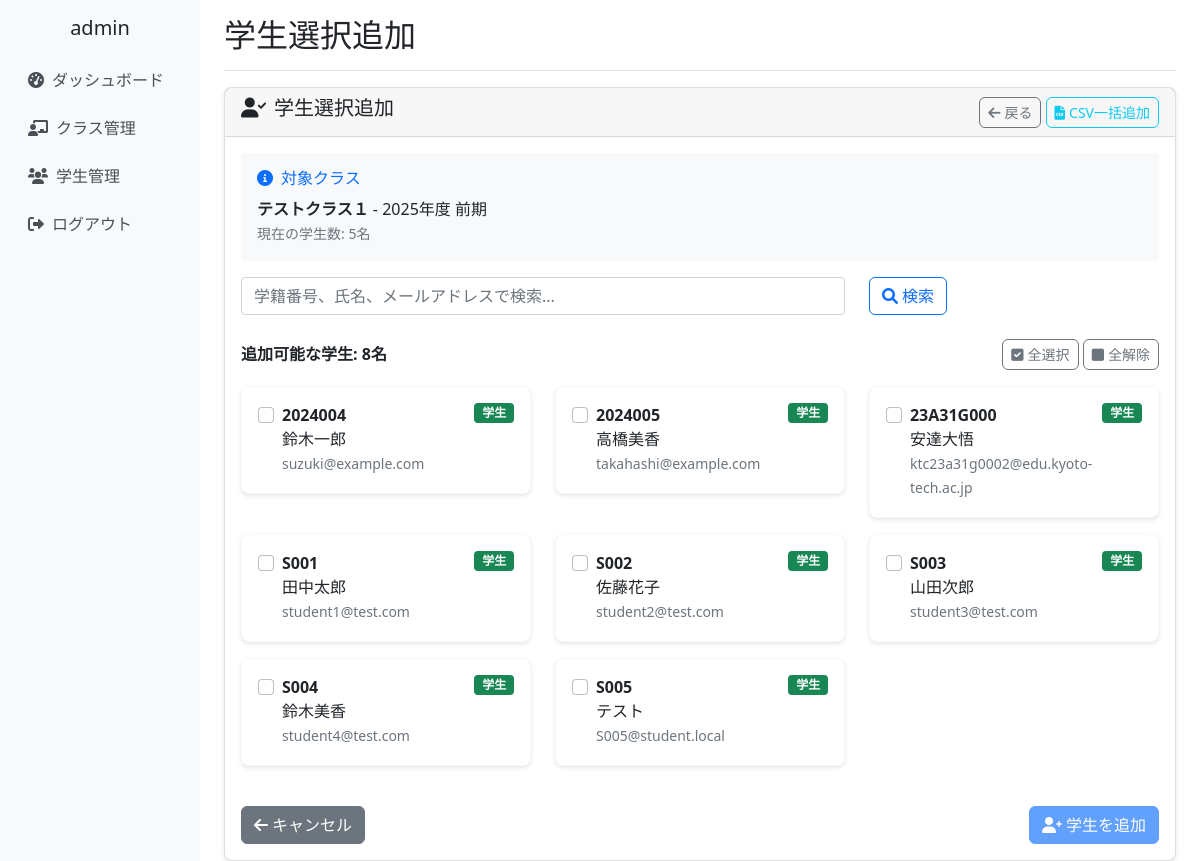
The app's page /classes/3/students/select/ (signed in) with its own data.
### school_management/models.py (models this page shows, shortened)
class CustomUser(AbstractUser):
    ROLE_CHOICES = [
        ('admin', '管理者'),
        ('teacher', '教員'),
        ('student', '学生'),
    ]
    username = None  # usernameフィールドを無効化
    email = models.EmailField(unique=True, null=True, blank=True)
    full_name = models.CharField(max_length=100, verbose_name='氏名')
    furigana = models.CharField(max_length=100, blank=True, verbose_name='ふりがな')
    points = models.IntegerField(default=0, verbose_name='ポイント')
    role = models.CharField(
        max_length=10,
        choices=ROLE_CHOICES,
        default='student',
        verbose_name='役割'
    )
    student_number = models.CharField(max_length=20, blank=True, verbose_name='学籍番号')
    teacher_id = models.CharField(max_length=20, blank=True, verbose_name='教員ID')
    created_at = models.DateTimeField(auto_now_add=True, verbose_name='登録日時')
    updated_at = models.DateTimeField(auto_now=True, verbose_name='更新日時')
    groups = models.ManyToManyField(
        'auth.Group',
        verbose_name='groups',
        blank=True,
        help_text='The groups this user belongs to.',
        related_name="customuser_set",
        related_query_name="customuser",
    )
    user_permissions = models.ManyToManyField(
        'auth.Permission',
        verbose_name='user permissions',
        blank=True,
        help_text='Specific permissions for this user.',
        related_name="customuser_set",
        related_query_name="customuser",
    )
    USERNAME_FIELD = 'email'
    REQUIRED_FIELDS = ['full_name']
    objects = CustomUserManager()
    class Meta:
        verbose_name = 'ユーザー'
        verbose_name_plural = 'ユーザー'

class ClassRoom(models.Model):
    SEMESTER_CHOICES = [
        ('first', '前期'),
        ('second', '後期'),
    ]
    class_name = models.CharField(max_length=100, verbose_name='クラス名')
    year = models.IntegerField(verbose_name='年度')
    semester = models.CharField(max_length=10, choices=SEMESTER_CHOICES, verbose_name='学期')
    teachers = models.ManyToManyField(Teacher, verbose_name='担当教員', related_name='classrooms')
    students = models.ManyToManyField(Student, blank=True, verbose_name='学生')
    created_at = models.DateTimeField(auto_now_add=True)
    updated_at = models.DateTimeField(auto_now=True)
    class Meta:
        verbose_name = 'クラス'
        verbose_name_plural = 'クラス'

### school_management/views.py (the view, shortened to what this page needs)
# urls.py: path('classes/<int:class_id>/students/select/', views.bulk_student_add, name='class_student_select'),
@login_required
def bulk_student_add(request, class_id):
    classroom = get_object_or_404(ClassRoom, id=class_id, teachers=request.user)
    existing_student_ids = classroom.students.values_list('id', flat=True)
    available_students = CustomUser.objects.filter(
        role='student',
        student_number__isnull=False,
        student_number__gt=''
    ).exclude(id__in=existing_student_ids).order_by('student_number')
    search_query = request.GET.get('search', '')
    if search_query:
        available_students = available_students.filter(
            Q(student_number__icontains=search_query) |
            Q(full_name__icontains=search_query) |
            Q(email__icontains=search_query)
        )
    context = {
        'classroom': classroom,
        'available_students': available_students,
        'search_query': search_query,
    }
    return render(request, 'school_management/class_student_select.html', context)

### school_management/templates/school_management/class_student_select.html (shortened to what this page needs)
{% extends 'school_management/base.html' %}
{% block page_title %}学生選択追加{% endblock %}
{% block content %}
<div class="row">
    <div class="col-12">
        <div class="card">
            <div class="card-header d-flex justify-content-between align-items-center">
                <h5><i class="fas fa-user-check me-2"></i>学生選択追加</h5>
                <div>
                    <a href="{% url 'school_management:class_detail' classroom.id %}" class="btn btn-outline-secondary btn-sm">
                        <i class="fas fa-arrow-left me-1"></i>戻る
                    </a>
                    <a href="{% url 'school_management:bulk_student_add' classroom.id %}" class="btn btn-outline-info btn-sm">
                        <i class="fas fa-file-csv me-1"></i>CSV一括追加
                    </a>
                </div>
            </div>
            <div class="card-body">
                <div class="mb-3 p-3 bg-light rounded">
                    <h6 class="text-primary mb-2"><i class="fas fa-info-circle me-2"></i>対象クラス</h6>
                    <strong>{{ classroom.class_name }}</strong> - {{ classroom.year }}年度 {{ classroom.get_semester_display }}
                    <br><small class="text-muted">現在の学生数: {{ classroom.students.count }}名</small>
                </div>
                <form method="get" class="mb-4">
                    <div class="row">
                        <div class="col-md-8">
                            <input type="text" name="search" class="form-control"
                                   placeholder="学籍番号、氏名、メールアドレスで検索..."
                                   value="{{ search_query }}">
                        </div>
                        <div class="col-md-4">
                            <button type="submit" class="btn btn-outline-primary">
                                <i class="fas fa-search me-1"></i>検索
                            </button>
                        </div>
                    </div>
                </form>
                <form method="post" id="studentSelectForm">
                    {% if available_students %}
                    <div class="mb-3 d-flex justify-content-between align-items-center">
                        <div>
                            <strong>追加可能な学生: {{ available_students.count }}名</strong>
                        </div>
                        <div>
                            <button type="button" class="btn btn-sm btn-outline-secondary" onclick="selectAll()">
                                <i class="fas fa-check-square me-1"></i>全選択
                            </button>
                            <button type="button" class="btn btn-sm btn-outline-secondary" onclick="deselectAll()">
                                <i class="fas fa-square me-1"></i>全解除
                            </button>
                        </div>
                    </div>
                    <div class="row">
                        {% for student in available_students %}
                        <div class="col-md-6 col-lg-4 mb-3">
                            <div class="card border-light">
                                <div class="card-body p-3">
                                    <div class="form-check">
                                        <input class="form-check-input" type="checkbox"
                                               name="selected_students" value="{{ student.id }}"
                                               id="student_{{ student.id }}">
                                        <label class="form-check-label w-100" for="student_{{ student.id }}">
                                            <div class="d-flex justify-content-between align-items-start">
                                                <div>
                                                    <strong>{{ student.student_number }}</strong>
                                                    <br>{{ student.full_name }}
                                                    <br><small class="text-muted">{{ student.email }}</small>
                                                </div>
                                                <span class="badge bg-success">学生</span>
                                            </div>
                                        </label>
                                    </div>
                                </div>
                            </div>
                        </div>
                        {% endfor %}
                    </div>
                    <div class="d-flex justify-content-between mt-4">
                        <a href="{% url 'school_management:class_detail' classroom.id %}" class="btn btn-secondary">
                            <i class="fas fa-arrow-left me-1"></i>キャンセル
                        </a>
                        <button type="submit" class="btn btn-primary" id="submitBtn" disabled>
                            <i class="fas fa-user-plus me-1"></i><span id="submitText">学生を追加</span>
                        </button>
                    </div>
                    {% endif %}
                </form>
            </div>
        </div>
    </div>
</div>
{% endblock %}

### school_management/templates/school_management/base.html (shortened to what this page needs)
{% load static %}
<!DOCTYPE html>
<html lang="ja">
<head>
    <link href="https://cdn.jsdelivr.net/npm/bootstrap@5.1.3/dist/css/bootstrap.min.css" rel="stylesheet">
    <link href="https://cdnjs.cloudflare.com/ajax/libs/font-awesome/6.0.0/css/all.min.css" rel="stylesheet">
    <link href="{% static 'school_management/css/base.css' %}" rel="stylesheet">
</head>
<body>
    <div class="container-fluid">
        <div class="row">
            {% if user.is_authenticated %}
            <nav class="col-md-3 col-lg-2 d-md-block d-none sidebar collapse">
                <div class="position-sticky pt-3">
                    <div class="text-center mb-3">
                        <h5>{{ user.full_name }}</h5>
                    </div>
                    <ul class="nav flex-column">
                        <li class="nav-item">
                            <a class="nav-link" href="{% url 'school_management:dashboard' %}">
                                <i class="fas fa-tachometer-alt me-2"></i>ダッシュボード
                            </a>
                        </li>
                        <li class="nav-item">
                            <a class="nav-link" href="{% url 'school_management:class_list' %}">
                                <i class="fas fa-chalkboard-teacher me-2"></i>クラス管理
                            </a>
                        </li>
                        <li class="nav-item">
                            <a class="nav-link" href="{% url 'school_management:student_list' %}">
                                <i class="fas fa-users me-2"></i>学生管理
                            </a>
                        </li>
                        <li class="nav-item">
                            <a class="nav-link" href="{% url 'school_management:logout' %}">
                                <i class="fas fa-sign-out-alt me-2"></i>ログアウト
                            </a>
                        </li>
                    </ul>
                </div>
            </nav>
            <main class="col-md-9 ms-sm-auto col-lg-10 px-md-4 main-content">
                <div class="d-flex justify-content-between flex-wrap flex-md-nowrap align-items-center pt-3 pb-2 mb-3 border-bottom">
                    <h1 class="h2">{% block page_title %}{% endblock %}</h1>
                </div>
                {% block content %}{% endblock %}
            </main>
            {% else %}
            <div class="col-12">
                {% block login_content %}{% endblock %}
            </div>
            {% endif %}
        </div>
    </div>
</body>
</html>

### school_management/static/school_management/css/base.css (style rules this page uses)
.sidebar { min-height: 100vh; background-color: #f8f9fa; }
.main-content { min-height: 100vh; }
.card { box-shadow: 0 2px 4px rgba(0, 0, 0, 0.1); border-radius: 8px; }
.btn { border-radius: 6px; transition: all 0.2s ease-in-out; }
.nav-link { color: #495057; padding: 0.75rem 1rem; border-radius: 6px; transition: all 0.2s ease-in-out; }
@media (min-width: 768px) { .sidebar { position: relative; left: 0; } }

### records on screen
CustomUser: full_name "admin"
ClassRoom: class_name "テストクラス１", year "2025", semester "前期", students.count "5"
CustomUser: student_number "2024004", full_name "鈴木一郎", email "suzuki@example.com"
CustomUser: student_number "2024005", full_name "高橋美香", email "takahashi@example.com"
CustomUser: student_number "23A31G000", full_name "安達大悟", email "ktc23a31g0002@edu.kyoto-tech.ac.jp"
CustomUser: student_number "S001", full_name "田中太郎", email "student1@test.com"
CustomUser: student_number "S002", full_name "佐藤花子", email "student2@test.com"
CustomUser: student_number "S003", full_name "山田次郎", email "student3@test.com"
CustomUser: student_number "S004", full_name "鈴木美香", email "student4@test.com"
CustomUser: student_number "S005", full_name "テスト", email "S005@student.local"

### other values on screen
{{ available_students.count }} "8"
